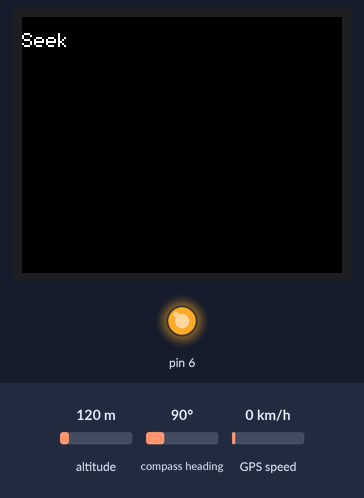
Bench run of a sketch on a simulated Arduino Nano, built with avr-gcc and run on an emulated ATmega328P. On the bench: 160×128 colour display, output pins drawn as LEDs (lit = HIGH). The inputs (shaded band) are chosen by the test bench; at power-on: altitude 120 m, GPS speed 0 km/h, compass heading 90°. Storage starts empty; the GPS gets a fix after 3 s at 37.7749, -122.4194 with 8 satellites; what the sketch prints to the serial monitor is not drawn.

Above: at 1.3 s.
At 3.8 s:
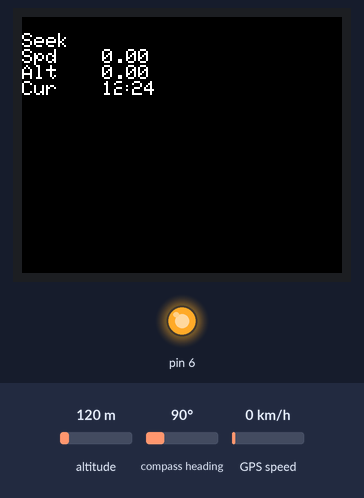
3.9 s: altitude set to 20 m
At 6.1 s:
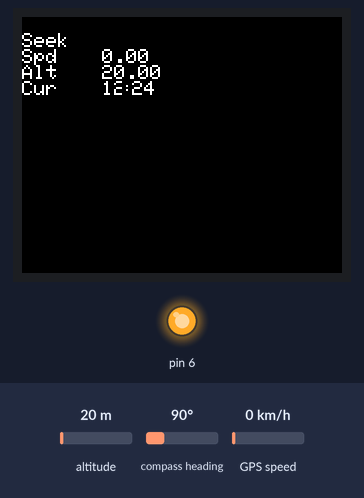
6.7 s: GPS speed set to 2 km/h
10.6 s: altitude set to 250 m
At 14.2 s:
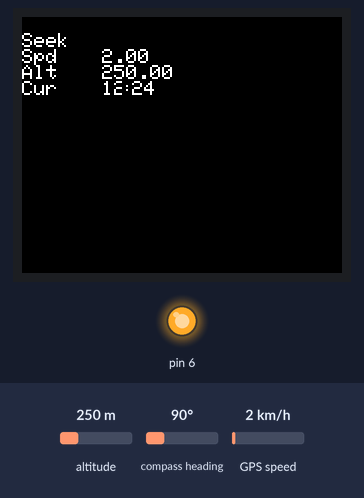
14.5 s: GPS speed set to 30 km/h
At 17.7 s:
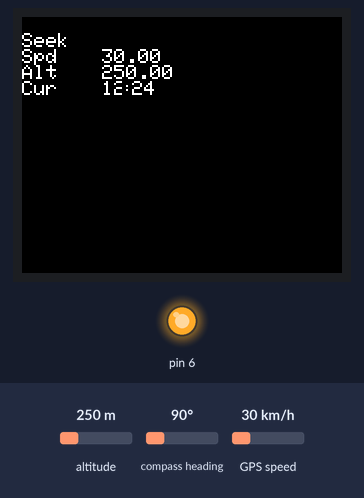
Timing chart, 0 to 19.2 s (numbered marks = the images above; inputs shaded):
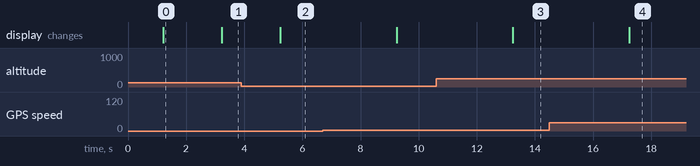

The sketch:

gps.ino
```cpp
#include <Adafruit_GFX.h>
#include <Adafruit_ST7735.h>
#include <TinyGPS++.h>
#include <SoftwareSerial.h>
#include <SPI.h>
#include <SD.h>


static void setData();
void volti();
void writeInfo();
static void smartDelay(unsigned long ms);
static void printInt(unsigned long val, bool valid, int len);

// The TinyGPS++ object
TinyGPSPlus gps;

char filename1[20];
char date1[22];
char filepath[20];
unsigned long start;
float latitude, longitude, speed, altitude, h_dop;
byte month, day, hour, minute, second;
int year;
File dataFile;

Adafruit_ST7735 tft = Adafruit_ST7735(10, 8, 9);
SoftwareSerial ss(3, 2);

void setup()
{
  Serial.begin(115200);
  ss.begin(9600);
  pinMode(6,OUTPUT);
  digitalWrite(6, HIGH);
  tft.initR(INITR_BLACKTAB); //Init
  tft.fillScreen(ST7735_BLACK); //Fill with black
  tft.setTextColor(ST7735_WHITE, ST7735_BLACK); //White text, black background
  tft.setRotation(1);
  tft.setTextSize(1);
  smartDelay(1000);

  while (true)
  {
    if (!(SD.begin(4))){
    }
    else{
      break;
    }
  }

  while (true)
  {

    unsigned long start = millis();
    if (gps.satellites.value())
    {
      hour = hour + 2;
      if (hour > 23)
      {
        hour = hour - 24;
        day += 1;
      }
      setData();
      sprintf(filename1, "/%02d-%02d-%02d", day, month, year-2000);
      sprintf(filepath, "/%02d-%02d-%02d/%02d-%02d%s",day, month, year-2000,  hour, minute, ".GPX");
      Serial.println(filename1);
      Serial.println(filepath);
      SD.mkdir(filename1);
      tft.setCursor(0,0);
      tft.println("St");
      tft.setCursor(50,0);
      tft.println(hour);
      tft.setCursor(60,0);
      tft.println(":");
      tft.setCursor(65,0);
      tft.println(minute);
      //volti();

      if (!SD.exists(filepath))
      {
        dataFile = SD.open(filepath, FILE_WRITE);
        dataFile.print(
              "<?xml version=\"1.0\" encoding=\"UTF-8\"?>\r\n"
              "<gpx version=\"1.1\" creator=\"Batuev\" xmlns=\"http://www.topografix.com/GPX/1/1\" \r\n"
              "xmlns:xsi=\"http://www.w3.org/2001/XMLSchema-instance\"\r\n"
              "xsi:schemaLocation=\"http://www.topografix.com/GPX/1/1 http://www.topografix.com/GPX/1/1/gpx.xsd\">\r\n"
              "\t<trk>\r\n<trkseg>\r\n");  //heading of gpx file
        dataFile.print(F("</trkseg>\r\n</trk>\r\n</gpx>\r\n"));
        dataFile.close();
      }
    }
    else {
      tft.setCursor(0,8);
      tft.println("Seek");
      printInt(gps.satellites.value(), gps.satellites.isValid(), 5);
    }
    break;
  }
}
void loop()
{
  // This sketch displays information every time a new sentence is correctly encoded.
  while (ss.available() > 0){
    if (gps.encode(ss.read())){
      writeInfo();
      tft.setCursor(0,16);
      tft.println("Spd");
      tft.setCursor(40,16);
      tft.println(speed);
      tft.setCursor(0,24);
      tft.println("Alt");
      tft.setCursor(40,24);
      tft.println(altitude);
      tft.setCursor(0,32);
      tft.println("Cur");
      tft.setCursor(40,32);
      tft.println(hour);
      tft.setCursor(50,32);
      tft.println(":");
      tft.setCursor(55,32);
      tft.println(minute);
    }
  }
}

static void setData()
{
  month = gps.date.month();
  day = gps.date.day();
  hour = gps.time.hour();
  minute = gps.time.minute();
  second = gps.time.second();
  year = gps.date.year();
  latitude = gps.location.lat();
  longitude = gps.location.lng();
  speed = gps.speed.kmph();
  altitude = gps.altitude.meters();
  h_dop = gps.hdop.hdop() / 100;
  //volti();
}

void writeInfo()
{
  setData();
  start = millis();
   hour = hour + 2;
       if (hour > 23) {hour = hour - 24; day +=1;}
       year -= 2000;
    sprintf(date1, "%4d-%02d-%02dT%02d:%02d:%02dZ",year, month, day, hour,minute,second);
     Serial.println(date1);
  if ( start > 2000) //delay for start
  {
    dataFile = SD.open(filepath, FILE_WRITE);
    unsigned long filesize = dataFile.size();
     // back up the file pointer to just before the closing tags
    filesize -= 27;
    dataFile.seek(filesize);
    dataFile.print(F("<trkpt lat=\""));
    dataFile.print(latitude,7);
    dataFile.print(F("\" lon=\""));
    dataFile.print(longitude,7);
    dataFile.println(F("\">"));
    dataFile.print(F("<time>"));
    dataFile.print(date1);
    dataFile.println(F("</time>"));
    dataFile.print(F("<ele>"));
    dataFile.print(altitude,1);
    dataFile.print(F("</ele>\r\n<hdop>"));
    //dataFile.print(F("<hdop>"));
    dataFile.print(h_dop,3);
    dataFile.println(F("</hdop>\r\n</trkpt>"));
    dataFile.print(F("</trkseg>\r\n</trk>\r\n</gpx>\r\n"));
    dataFile.close();
}
smartDelay(1000); //writing gps point every 1 sec
}

static void smartDelay(unsigned long ms)
{
  unsigned long start = millis();
  do
  {
    while (ss.available())
      gps.encode(ss.read());
  } while (millis() - start < ms);
}

static void printInt(unsigned long val, bool valid, int len)
{
  char sz[32] = "*****************";
  if (valid)
    sprintf(sz, "%ld", val);
  sz[len] = 0;
  for (int i=strlen(sz); i<len; ++i)
    sz[i] = ' ';
  if (len > 0)
    sz[len-1] = ' ';
  //Serial.println(sz);
  smartDelay(0);
}

void volti() {
  int val = analogRead(A7);
  float voltage = val * (3.7 / 1023.0);
  tft.setCursor(0,8);
  tft.println("volt:");
  tft.setCursor(25,8);
  tft.println(voltage);
}
```

Measured:
- after the input at 3.9 s, the display: changes after 1.3 s (image 2)
- after the input at 10.6 s, the display: changes after 2.6 s (image 3)
- after the input at 14.5 s, the display: changes after 2.7 s (image 4)
- what the display in image 0 shows lasts 2.0 s, from 1.2 s to 3.2 s
